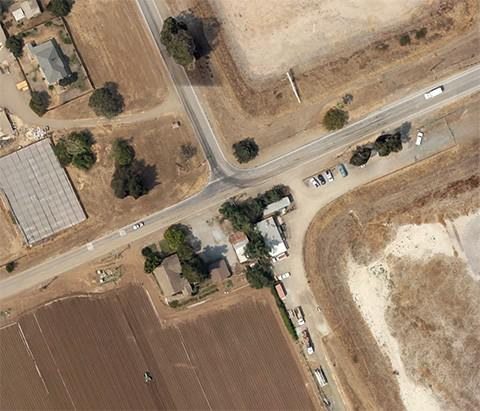
#> input picture panorama/first.jpeg, 480 x 411 px
$ python make_panorama.py
#> lines starting #> are read from the running program, lines starting #| are printed output that depends on the picture
import cv2 as cv
import numpy as np
import matplotlib.pyplot as plt
from random import randrange

"""
    Поскольку мы знаем, что мы сшиваем 2 изображения, давайте прочитаем их.
"""
img_ = cv.imread('first.jpeg')
#> img_ is the input picture: shape (411, 480, 3); mean B, G, R 109.7, 131.9, 153.3
img1 = cv.cvtColor(img_, cv.COLOR_BGR2GRAY)
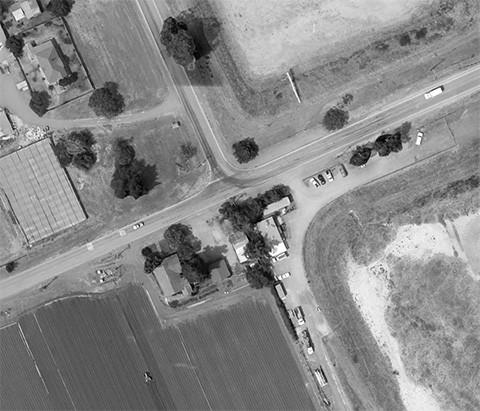
#> img1: shape (411, 480); min 0, max 255, mean 135.7
img = cv.imread('second.jpeg')
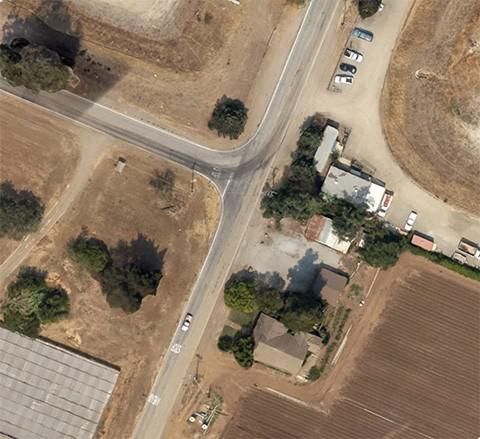
#> input picture panorama/second.jpeg, 480 x 439 px
#> img is the input picture: shape (439, 480, 3); mean B, G, R 103.5, 124.6, 144
img2 = cv.cvtColor(img, cv.COLOR_BGR2GRAY)
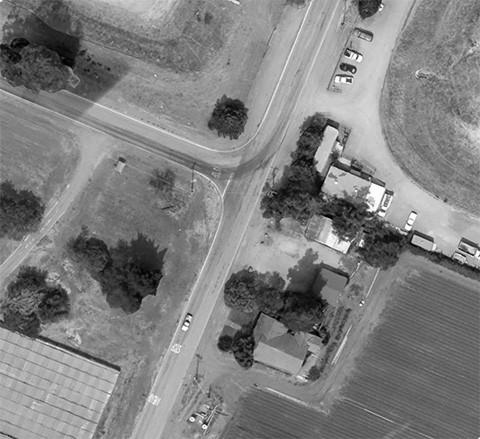
#> img2: shape (439, 480); min 0, max 255, mean 128

"""
cv2.cvtColorпреобразует входное изображение RGB в форму в градациях серого.

Для сшивания изображений у нас есть следующие основные шаги:

    Вычислить sift-keypoints и дескрипторы для обоих изображений.
    Вычислить расстояния между каждым дескриптором в одном изображении и каждым дескриптором в другом изображении.
    Выберите верхние «m» соответствия для каждого дескриптора изображения.
    БегRANSACоценить гомографию
    Деформация для выравнивания швов
    Теперь сшить их вместе

Во-первых, мы должны выяснить особенности соответствия на обоих изображениях.
Эти наиболее подходящие функции служат основой для сшивания.
Мы извлекаем ключевые точки и просеиваем дескрипторы для обоих изображений следующим образом:
"""
# error
# sift = cv.xfeatures2d.SIFT_create()

# without error
shift = cv.SIFT_create()
# find the keypoints and descriptors with SIFT
kp1, des1 = shift.detectAndCompute(img1, None)
#> kp1 = 1430 keypoints; strongest (x, y, size): (251, 265, 2.5), (101, 281, 1.8), (280, 278, 2.1), (442, 89, 2.2)
kp2, des2 = shift.detectAndCompute(img2, None)
#> kp2 = 1680 keypoints; strongest (x, y, size): (187, 321, 1.9), (348, 55, 2.2), (186, 323, 2), (383, 211, 2.1)

"""
kp1 и kp2 являются ключевыми точками, des1 и des2 являются дескрипторами соответствующих изображений.

Теперь полученные дескрипторы на одном изображении также должны распознаваться на изображении.
Мы делаем это следующим образом:
"""

bf = cv.BFMatcher()
matches = bf.knnMatch(des1, des2, k=2)
#> matches = 1430 matches


"""
BFMatcher() соответствует функциям, которые более похожи.
Когда мы устанавливаем параметр k = 2, мы просим knnMatcher выдавать 2 лучших совпадения для каждого дескриптора.

«Совпадения» - это список списков, где каждый подсписок состоит из «k» объектов.

Часто в изображениях есть огромные шансы, что функции могут существовать во многих местах изображения.
Это может ввести в заблуждение нас, чтобы использовать тривиальные функции для нашего эксперимента.
Таким образом, мы отфильтровываем все совпадения, чтобы получить лучшие.

Таким образом, мы применяем коэффициент проверки с использованием 2 лучших совпадений, полученных выше.
Мы рассматриваем совпадение, если указанное ниже соотношение преимущественно больше указанного.
"""

# Apply ratio test
good = []
for m in matches:
    if m[0].distance < 0.5 * m[1].distance:
        good.append(m)
    matches = np.asarray(good)
#> after the loop, good = 256 matches

"""
Пришло время выровнять изображения.
Поскольку мы знаем, что матрица гомографии необходима для выполнения преобразования,
а матрица гомографии требует как минимум 4 совпадений, мы делаем следующее.
"""

if len(matches[:, 0]) >= 4:
    src = np.float32([kp1[m.queryIdx].pt for m in matches[:, 0]]).reshape(-1, 1, 2)
#> src = 256 rows, first 8: [54, 225.2], [54.09, 157.9], [56.57, 234.3], [56.89, 164.1], [58.5, 227.2], [66.23, 182.7], [67.78, 168.2], [68.99, 189]
    dst = np.float32([kp2[m.trainIdx].pt for m in matches[:, 0]]).reshape(-1, 1, 2)
#> dst = 256 rows, first 8: [89.51, 414.1], [15.9, 336.4], [102, 422.3], [25.59, 340.6], [96.39, 411.6], [57.03, 351.8], [42.85, 332.9], [67.07, 356]
    H, masked = cv.findHomography(src, dst, cv.RANSAC, 5.0)
#> H = [[1.15, 1.09, -219.1], [-1.09, 1.15, 213.1], [-1.65e-06, -2.62e-06, 1]]; masked = 256 values from 1 to 1
# print H
else:
    raise AssertionError('Can’t find enough keypoints.')

"""
И, наконец, последняя часть, сшивание изображений.
Теперь, когда мы нашли гомографию трансформации,
мы можем перейти к деформации и сшить их вместе:
"""

dst = cv.warpPerspective(img_, H, (img.shape[1] + img_.shape[1], img.shape[0]))
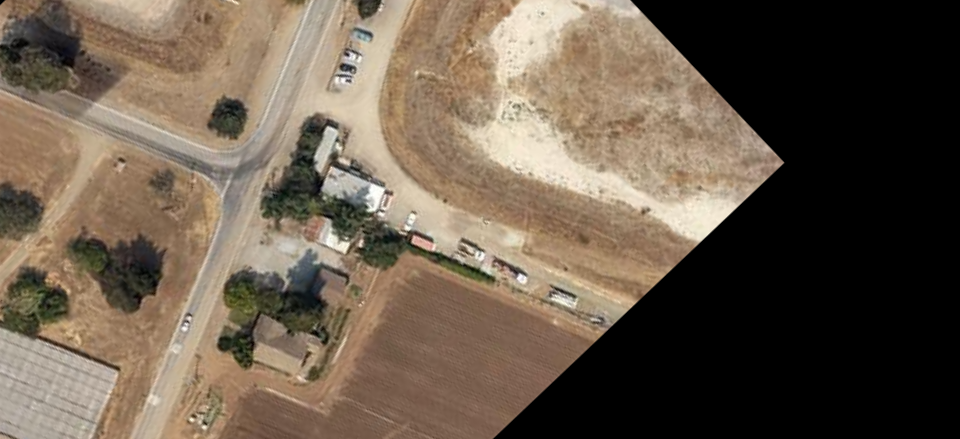
#> dst: shape (439, 960, 3); mean B, G, R 76.2, 91.4, 105.5

plt.subplot(122)
plt.imshow(dst)
plt.title('Warped Image')
plt.show()

plt.figure()
dst[0: img.shape[0], 0: img.shape[1]] = img
cv.imwrite('result_image.jpg', dst)
plt.imshow(dst)
plt.show()
